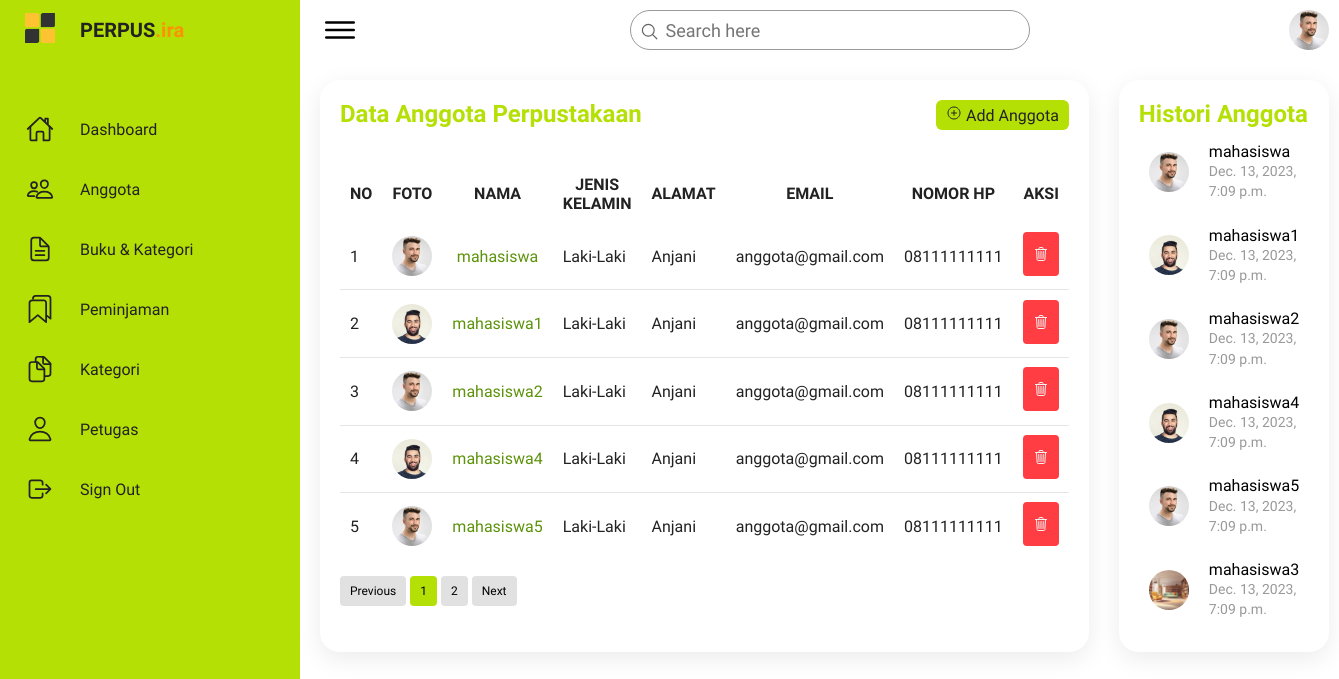
/anggota/ (signed in), run on the app's committed database.
### app_perpus/models.py (models this page shows, shortened)
class Anggota(models.Model):
    foto = models.ImageField(upload_to='img', default=False)
    user = models.OneToOneField(User, on_delete=models.CASCADE, related_name='anggota')
    KELAMIN_CHOICES = [
        ('Laki-Laki', 'Laki-Laki'),
        ('Perempuan', 'Perempuan'),
    ]
    kelamin = models.CharField(max_length=10, choices=KELAMIN_CHOICES)
    alamat = models.CharField(max_length=200)
    email = models.CharField(max_length=20, default='anggota@gmail.com')
    nomor_telepon = models.CharField(max_length=20)
    created_at = models.DateTimeField(auto_now_add=True)

### app_perpus/views.py (the view)
# urls.py: path('anggota/', views.list_anggota, name='list_anggota'),
@login_required
def list_anggota(request):
    anggotas = Anggota.objects.all()
    search_query = request.GET.get('cari')
    if search_query:
        anggota_serc = Anggota.objects.filter(
            Q(user__username__icontains=search_query) | Q(alamat__icontains=search_query)
        )
    else:
        anggota_serc = anggotas
    paginator = Paginator(anggota_serc, 5)
    page_number = request.GET.get('page')
    page_obj = paginator.get_page(page_number)
    user = User.objects.all()
    recent_anggotas = Anggota.objects.filter(created_at__gte=timezone.now() - timezone.timedelta(days=7))
    context = {
        'recent_anggotas': recent_anggotas,
        'anggotas': page_obj,
        'user': user,
    }
    return render(request, 'anggota.html', context)

### templates/anggota.html (shortened to what this page needs)
{% extends 'base.html' %}
{% load static %}
{% block content %}
<div class="topbar">
    <div class="toggle">
        <ion-icon name="menu-outline"></ion-icon>
    </div>
    <form action="{% url 'list_anggota' %}" method="get">
        <div class="search">
            <label>
                <input type="text" name="cari" placeholder="Search here">
                <ion-icon name="search-outline"></ion-icon>
            </label>
        </div>
    </form>
    <div class="user">
        <img src="{% static 'imgs/customer01.jpg'%}" alt="">
    </div>
</div>
<div class="details">
    <div class="recentOrders">
        <div class="cardHeader">
            <h2>Data Anggota Perpustakaan</h2>
            <a href="{% url 'create_anggota' %}" class="btn" id="openModalBtn">
                <ion-icon name="add-circle-outline"></ion-icon>
                Add Anggota
            </a>
        </div>
        <table>
            <thead>
                <tr>
                    <td>NO</td>
                    <td>FOTO</td>
                    <td>NAMA</td>
                    <td>JENIS KELAMIN</td>
                    <td>ALAMAT</td>
                    <td>EMAIL</td>
                    <td>NOMOR HP</td>
                    <td>AKSI</td>
                </tr>
            </thead>
            <tbody>
                {% for anggota in anggotas %}
                <tr>
                    <td>{{forloop.counter}}</td>
                    <td>
                        <div class="user">
                            <img src="{{anggota.foto.url}}" alt="">
                        </div>
                    </td>
                    <td><a href="{% url 'update_anggota' anggota.id %}" style="text-decoration: none; color: rgb(92, 147, 10);">{{anggota.user}}</a></td>
                    <td>{{anggota.kelamin}}</td>
                    <td>{{anggota.alamat}}</td>
                    <td>{{anggota.email}}</td>
                    <td>{{anggota.nomor_telepon}}</td>
                    <td>
                        <a href="{% url 'delete_anggota' anggota.id %}" onclick="return confirm('yakin ingin menghapus data?')" class="btn" style="width: 40px; height: 15px; background-color: rgb(255, 61, 67); padding:15px 10px 10px 10px; border-radius: 4px; color: rgb(244, 244, 244); align-items: center;text-align: center;">
                            <ion-icon name="trash-outline"></ion-icon>
                        </a>
                    </td>
                </tr>
                {% endfor %}
            </tbody>
        </table>
        <ul class="pagination">
            {% if anggotas.has_previous %}
                <li class="page-item"><a class="page-link" href="?page=1">Previous</a></li>
                {% else %}
                <li class="page-item disabled"><a class="page-link" href="?page=1">Previous</a></li>
            {% endif %}
            {% for num in anggotas.paginator.page_range %}
                {% if anggotas.number == num %}
                    <li class="page-item"><a class="active page-link" href="?page={{ num }}">{{ num }}</a></li>
                    {% else %}
                    <li class="page-item"><a class="page-link" href="?page={{ num }}">{{ num }}</a></li>
                {% endif %}
            {% endfor %}
            {% if anggotas.has_next %}
                <li class="page-item"><a class="page-link" href="?page={{ anggotas.paginator.num_pages }}">Next</a></li>
            {% else %}
                <li class="page-item disabled"><span class="page-link">Next</span></li>
            {% endif %}
        </ul>
    </div>
    <div class="recentCustomers">
        <div class="cardHeader">
            <h2>Histori Anggota</h2>
        </div>
        <table>
            {% for his in recent_anggotas %}
            <tr>
                <td width="60px">
                    <div class="imgBx"> <img src="{{his.foto.url}}" alt=""></div>
                </td>
                <td>
                    <h4>{{ his.user }} <br> <span>{{ his.created_at }}</span></h4>
                </td>
            </tr>
            {% endfor %}
        </table>
    </div>
</div>
{% endblock content %}

### static/css/style.css (style rules this page uses)
* { font-family: "Ubuntu", sans-serif; margin: 0; padding: 0; box-sizing: border-box; }
:root { --primary: #b5e006; --secondery: #ffffff; --gray: #f2f2f2; --black1: #222; --black2: #999; }
body { min-height: 100vh; overflow-x: hidden; }
.topbar { width: 100%; height: 60px; display: flex; justify-content: space-between; align-items: center; padding: 0 10px; }
.toggle { position: relative; width: 60px; height: 60px; display: flex; justify-content: center; align-items: center; font-size: 2.5rem; cursor: pointer; }
.search { position: relative; width: 400px; margin: 0 10px; }
.search label { position: relative; width: 100%; }
.search label input { width: 100%; height: 40px; border-radius: 40px; padding: 5px 20px; padding-left: 35px; font-size: 18px; outline: none; border: 1px solid var(--black2); }
.search label ion-icon { position: absolute; top: 0; left: 10px; font-size: 1.2rem; }
.user { position: relative; width: 40px; height: 40px; border-radius: 50%; overflow: hidden; cursor: pointer; }
.user img { position: absolute; top: 0; left: 0; width: 100%; height: 100%; object-fit: cover; }
.details { position: relative; width: 100%; padding: 20px; display: grid; grid-template-columns: 2fr 1fr; grid-gap: 30px; }
.details .recentOrders { position: relative; display: grid; min-height: 500px; background: var(--secondery); padding: 20px; box-shadow: 0 7px 25px rgba(0, 0, 0, 0.08); border-radius: 20px; }
.details .cardHeader { display: flex; justify-content: space-between; align-items: flex-start; }
.cardHeader h2 { font-weight: 600; color: var(--primary); }
.cardHeader .btn { position: relative; padding: 5px 10px; background: var(--primary); text-decoration: none; color: var(--black1); border-radius: 6px; }
.details table { width: 100%; border-collapse: collapse; margin-top: 2px; }
.details table thead td { text-align: center; font-weight: 600; }
.details .recentOrders table tr { color: var(--black1); border-bottom: 1px solid rgba(0, 0, 0, 0.1); }
.details .recentOrders table tr:last-child { border-bottom: none; }
.details .recentOrders table tr td { padding: 10px; }
.details .recentOrders table tr td:last-child { text-align: end; }
.details .recentOrders table tr td:nth-child(2) { text-align: end; }
.details .recentOrders table tr td:nth-child(3) { text-align: center; }
.recentCustomers { position: relative; display: grid; min-height: 500px; padding: 20px; background: var(--secondery); box-shadow: 0 7px 25px rgba(0, 0, 0, 0.08); border-radius: 20px; }
.recentCustomers .imgBx { position: relative; width: 40px; height: 40px; border-radius: 50px; overflow: hidden; }
.recentCustomers .imgBx img { position: absolute; top: 0; left: 0; width: 100%; height: 100%; object-fit: cover; }
.recentCustomers table tr td { padding: 12px 10px; }
.recentCustomers table tr td h4 { font-size: 16px; font-weight: 500; line-height: 1.2rem; }
.recentCustomers table tr td h4 span { font-size: 14px; color: var(--black2); }

### templates/anggota.html (style rules this page uses)
.btn { background-color: #4CAF50; color: white; padding: 10px 20px; border: none; border-radius: 5px; cursor: pointer; }
form { padding: 10px; display: flex; flex-direction: column; gap: 10px; }
label { color: rgb(101, 101, 101); }
.pagination { display: flex; gap: 4px; text-decoration: none; list-style: none; margin-top: 20px; }
.pagination li a { background-color: #e1e1e1; border-radius: 4px; text-decoration: none; color: black; padding: 8px 10px; font-size: 12px; }
.pagination li .active { background-color: #b5e006; }

### data on the page
Anggota: foto (picture), user "mahasiswa", kelamin "Laki-Laki", alamat "Anjani", email "anggota@gmail.com", nomor_telepon "08111111111", created_at "Dec. 13, 2023, 7:09 p.m."
Anggota: foto (picture), user "mahasiswa1", kelamin "Laki-Laki", alamat "Anjani", email "anggota@gmail.com", nomor_telepon "08111111111", created_at "Dec. 13, 2023, 7:09 p.m."
Anggota: foto (picture), user "mahasiswa2", kelamin "Laki-Laki", alamat "Anjani", email "anggota@gmail.com", nomor_telepon "08111111111", created_at "Dec. 13, 2023, 7:09 p.m."
Anggota: foto (picture), user "mahasiswa4", kelamin "Laki-Laki", alamat "Anjani", email "anggota@gmail.com", nomor_telepon "08111111111", created_at "Dec. 13, 2023, 7:09 p.m."
Anggota: foto (picture), user "mahasiswa5", kelamin "Laki-Laki", alamat "Anjani", email "anggota@gmail.com", nomor_telepon "08111111111", created_at "Dec. 13, 2023, 7:09 p.m."
Anggota: foto (picture), user "mahasiswa3", created_at "Dec. 13, 2023, 7:09 p.m."

### other printed values
{{ num }} "1"
{{ num }} "2"
